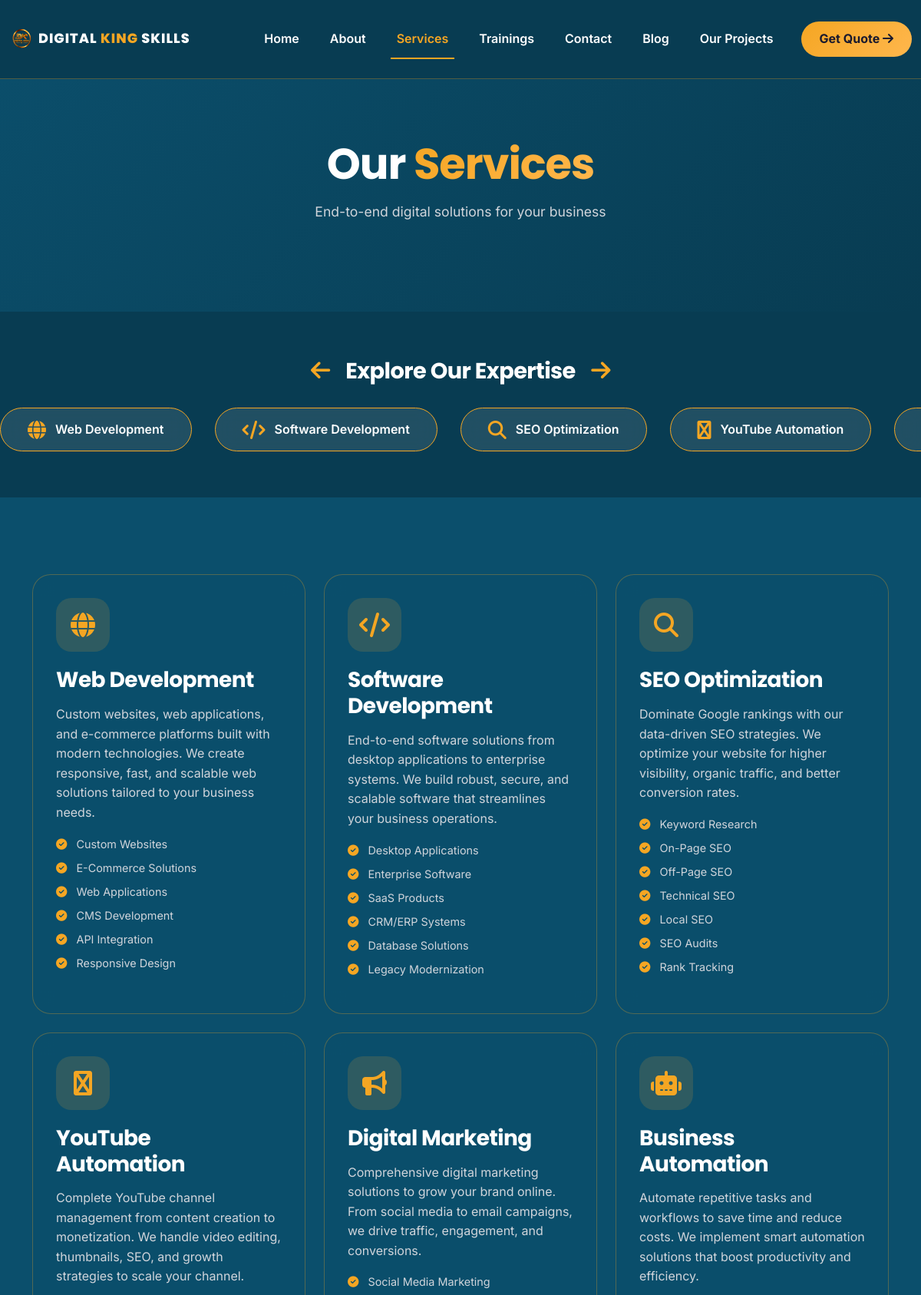
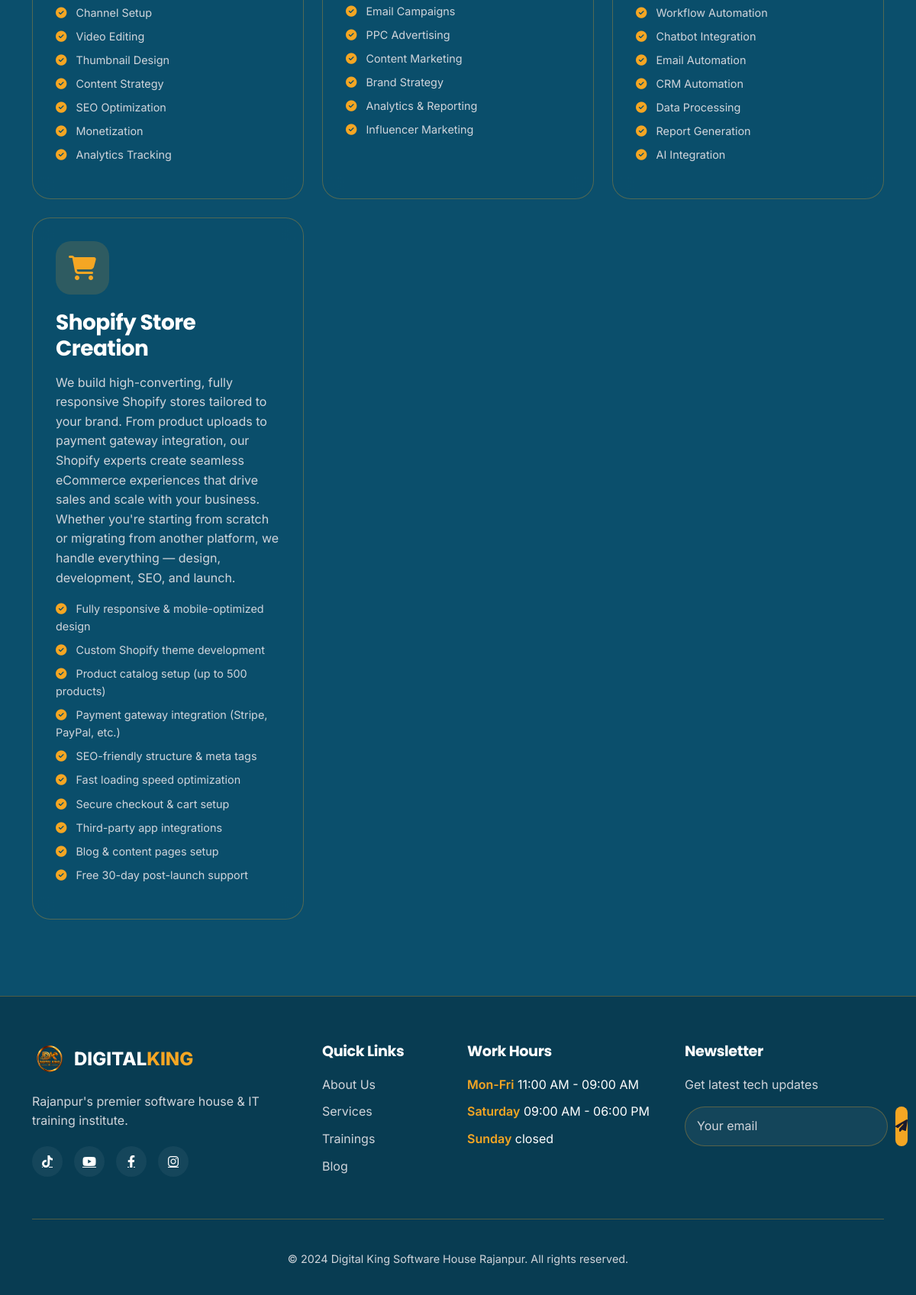
Page /services/ on the committed database (2 pictures, top to bottom).
### apps/main/models.py (models this page shows, shortened)
class Service(models.Model):
    title = models.CharField(max_length=100)
    description = models.TextField()
    icon = models.CharField(max_length=50, choices=ICON_CHOICES, default='fa-globe')
    features = models.JSONField(default=list, help_text="List of features: ['Feature 1', 'Feature 2']")
    order = models.PositiveIntegerField(default=0)
    is_active = models.BooleanField(default=True)
    show_on_home = models.BooleanField(default=False, help_text="Show this service on home page")
    created_at = models.DateTimeField(auto_now_add=True)
    class Meta:
        ordering = ['order', 'id']
        verbose_name = 'Service'
        verbose_name_plural = 'Services'
    @property
    def feature_list(self):
        if isinstance(self.features, list):
            return self.features
        return []

class SocialLink(models.Model):
    PLATFORM_CHOICES = [
        ('facebook', 'Facebook'),
        ('linkedin', 'LinkedIn'),
        ('instagram', 'Instagram'),
        ('twitter', 'Twitter'),
        ('youtube', 'YouTube'),
        ('tiktok', 'TikTok'),
        ('whatsapp', 'WhatsApp'),
    ]
    platform = models.CharField(max_length=20, choices=PLATFORM_CHOICES)
    url = models.URLField()
    icon = models.CharField(max_length=50, default='fa-facebook-f')
    order = models.PositiveIntegerField(default=0)
    is_active = models.BooleanField(default=True)
    class Meta:
        ordering = ['order']
    @property
    def icon_class(self):
        icon_map = {
            'facebook': 'fab fa-facebook-f',
            'linkedin': 'fab fa-linkedin-in',
            'instagram': 'fab fa-instagram',
            'twitter': 'fab fa-twitter',
            'youtube': 'fab fa-youtube',
            'tiktok': 'fab fa-tiktok',
            'whatsapp': 'fab fa-whatsapp',
        }
        return icon_map.get(self.platform, 'fas fa-link')

class WorkHour(models.Model):
    DAY_CHOICES = [
        ('Mon-Fri', 'Monday - Friday'),
        ('Saturday', 'Saturday'),
        ('Sunday', 'Sunday'),
    ]
    day = models.CharField(max_length=20, choices=DAY_CHOICES, unique=True)
    start_time = models.TimeField()
    end_time = models.TimeField()
    is_closed = models.BooleanField(default=False)
    class Meta:
        ordering = ['id']
        verbose_name = 'Work Hour'
        verbose_name_plural = 'Work Hours'
    @property
    def formatted_hours(self):
        if self.is_closed:
            return "Closed"
        return f"{self.start_time.strftime('%I:%M %p')} - {self.end_time.strftime('%I:%M %p')}"

### apps/main/views.py (the view)
# urls.py: path('services/', views.services, name='services'),
def services(request):
    all_services = Service.objects.filter(is_active=True)
    return render(request, 'services.html', {'services': all_services})

### apps/main/context_processor.py (called while the page is built)
def work_hours(request):
    return {
        'work_hours': WorkHour.objects.all()
    }

def site_settings(request):
    contact_info = ContactInfo.objects.filter(is_active=True).first()
    social_links = SocialLink.objects.filter(is_active=True)
    return {
        'work_hours': WorkHour.objects.all(),
        'contact_info': contact_info,
        'social_links': social_links,
    }

### templates/services.html (shortened to what this page needs)
{% extends "base.html" %}
{% load static %}
{% block content %}
<section class="page-hero">
    <div class="container">
        <h1 data-aos="fade-up">Our <span class="gradient-text">Services</span></h1>
        <p data-aos="fade-up" data-aos-delay="100">End-to-end digital solutions for your business</p>
    </div>
</section>
<section class="horizontal-scroll-section">
    <div class="container-fluid px-0">
        <div class="scroll-title" data-aos="fade-up">
            <h3><i class="fas fa-arrow-left"></i> Explore Our Expertise <i class="fas fa-arrow-right"></i></h3>
        </div>
        <div class="marquee-wrapper">
            <div class="marquee-content">
                {% for service in services %}
                <div class="marquee-card"><i class="fas {{ service.icon }}"></i> {{ service.title }}</div>
                {% endfor %}
            </div>
        </div>
    </div>
</section>
<section class="services-full section-padding">
    <div class="container">
        <div class="row g-4">
            {% for service in services %}
            <div class="col-lg-4 col-md-6" data-aos="fade-up" data-aos-delay="{{ forloop.counter|add:0 }}00">
                <div class="service-card-glass large">
                    <div class="service-icon"><i class="fas {{ service.icon }}"></i></div>
                    <h3>{{ service.title }}</h3>
                    <p>{{ service.description }}</p>
                    {% if service.feature_list %}
                    <ul>
                        {% for feature in service.feature_list %}
                        <li><i class="fas fa-check-circle"></i> {{ feature }}</li>
                        {% endfor %}
                    </ul>
                    {% endif %}
                </div>
            </div>
            {% endfor %}
        </div>
    </div>
</section>
{% endblock %}

### templates/base.html (shortened to what this page needs)
{% load static %}
<!DOCTYPE html>
<html lang="en">
<head>
    <link href="https://cdn.jsdelivr.net/npm/bootstrap@5.3.0/dist/css/bootstrap.min.css" rel="stylesheet">
    <link rel="stylesheet" href="https://cdnjs.cloudflare.com/ajax/libs/font-awesome/6.4.0/css/all.min.css">
    <link href="https://unpkg.com/aos@2.3.1/dist/aos.css" rel="stylesheet">
    <link rel="stylesheet" href="{% static 'css/styles.css' %}">
    <link rel="stylesheet" href="{% static 'css/back-image.css' %}">
    <link rel="stylesheet" href="{% static 'css/login.css' %}">
</head>
<body>
    {% block navbar %}
    <nav class="navbar navbar-expand-lg fixed-top" id="mainNav">
    <div class="container  ">
        <a class="navbar-brand" href="{% url 'home' %}">
            <div class="logo-wrapper">
                <img src="{% static 'images/logo4.png' %}" alt="Digital King Logo" class="logo-img" style="border-radius: 12px;">
                <span class="brand-text">DIGITAL <span class="brand-highlight">KING</span> SKILLS</span>
            </div>
        </a>
        <div class="collapse navbar-collapse d-none d-lg-flex" id="navbarNav">
            <ul class="navbar-nav ms-auto">
                <li class="nav-item"><a class="nav-link {% if request.resolver_match.url_name == 'home' %}active{% endif %}" href="{% url 'home' %}">Home</a></li>
                <li class="nav-item"><a class="nav-link {% if request.resolver_match.url_name == 'about' %}active{% endif %}" href="{% url 'about' %}">About</a></li>
                <li class="nav-item"><a class="nav-link {% if request.resolver_match.url_name == 'services' %}active{% endif %}" href="{% url 'services' %}">Services</a></li>
                <li class="nav-item"><a class="nav-link {% if request.resolver_match.url_name == 'training' %}active{% endif %}" href="{% url 'training' %}">Trainings</a></li>
                <li class="nav-item"><a class="nav-link {% if request.resolver_match.url_name == 'contact' %}active{% endif %}" href="{% url 'contact' %}">Contact</a></li>
                <li class="nav-item"><a class="nav-link {% if request.resolver_match.url_name == 'blog' %}active{% endif %}" href="{% url 'blog' %}">Blog</a></li>
                <li class="nav-item"><a class="nav-link {% if request.resolver_match.url_name == 'projects' %}active{% endif %}" href="{% url 'projects' %}">Our Projects</a></li>
            </ul>
            <a href="{% url 'contact' %}" class="btn-glow ms-lg-3">Get Quote <i class="fas fa-arrow-right"></i></a>
        </div>
    </div>
</nav>
    {% endblock %}
    {% block content %}{% endblock %}
    {% block footer %}
    <footer class="footer">
        <div class="container">
            <div class="row g-4">
                <div class="col-lg-4">
                    <div class="footer-logo">
                         <img src="{% static 'images/logo4.png' %}" alt="Logo" style="border-radius: 10px; height: 45px;">
                        <span>DIGITAL<span>KING</span></span>
                    </div>
                    <p>Rajanpur's premier software house & IT training institute.</p>
<div class="social-links">
    {% for link in social_links %}
        <a href="{{ link.url }}" target="_blank" title="{{ link.platform|title }}">
            <i class="{{ link.icon_class }}"></i>
        </a>
    {% empty %}
        <a href="#"><i class="fab fa-facebook-f"></i></a>
        <a href="#"><i class="fab fa-linkedin-in"></i></a>
        <a href="#"><i class="fab fa-instagram"></i></a>
        <a href="#"><i class="fab fa-twitter"></i></a>
    {% endfor %}
</div>
                </div>
                <div class="col-lg-2 col-md-6">
                    <h4>Quick Links</h4>
                    <ul>
                        <li><a href="{% url 'about' %}">About Us</a></li>
                        <li><a href="{% url 'services' %}">Services</a></li>
                        <li><a href="{% url 'training' %}">Trainings</a></li>
                        <li><a href="{% url 'blog' %}">Blog</a></li>
                    </ul>
                </div>
                <div class="col-lg-3 col-md-6">
                    <h4>Work Hours</h4>
                    <ul class="hours-list">
                       {% for wh in work_hours %}
                        <li><span>{{wh.day}}</span>
                             {% if wh.is_closed %}
                             closed
                             {% else %}
                             {{wh.formatted_hours}}
                             {% endif %}
                            </li>
                         {% empty %}
                      <li><span>Mon-Fri:</span> 9:00 AM - 8:00 PM</li>
                       <li><span>Saturday:</span> 10:00 AM - 4:00 PM</li>
                       <li><span>Sunday:</span> Closed</li>
                 {% endfor %}
                    </ul>
                </div>
                <div class="col-lg-3">
                    <h4>Newsletter</h4>
                    <p>Get latest tech updates</p>
                    <div class="newsletter-form">
                        <input type="email" placeholder="Your email">
                        <button><i class="fas fa-paper-plane"></i></button>
                    </div>
                </div>
            </div>
            <div class="footer-bottom">
                <p>&copy; 2024 Digital King Software House Rajanpur. All rights reserved.</p>
            </div>
        </div>
    </footer>
    {% endblock %}
</body>
</html>

### static/css/login.css (style rules this page uses)
.logo-img { height: 45px; width: auto; }

### templates/base.html (style rules this page uses)
html, body { overflow-x: hidden !important; max-width: 100vw; }
#mainNav > .container, #mainNav > .container-fluid { display: flex !important; flex-wrap: nowrap !important; justify-content: space-between !important; align-items: center !important; padding: 8px 12px !important; max-width: 100% !important; width: 100% !important; position: relative !important; }
#mainNav .navbar-brand { display: flex !important; align-items: center !important; margin: 0 !important; padding: 0 !important; width: auto !important; max-width: none !important; flex: 0 0 auto !important; min-width: 0 !important; }
#mainNav .logo-wrapper { display: flex !important; align-items: center !important; gap: 6px !important; min-width: 0 !important; width: auto !important; }
#mainNav .logo-img, #mainNav .navbar-brand img { height: 32px !important; width: auto !important; flex-shrink: 0 !important; display: block !important; border-radius: 8px !important; }
#mainNav .brand-text { font-weight: 800 !important; white-space: nowrap !important; display: inline-block !important; line-height: 1.2 !important; color: var(--text-white) !important; vertical-align: middle !important; max-width: none !important; overflow: visible !important; text-overflow: clip !important; }
#mainNav .brand-highlight { color: var(--gold-primary) !important; }
@media (min-width: 1200px) { #mainNav .brand-text { font-size: 1.1rem !important; } }
body:not(.home-page) #mainNav { background: var(--teal-dark) !important; border-bottom: 1px solid var(--glass-border); }

### rows in the picture
Service: title "Web Development", description "Custom websites, web applications, and e-commerce platforms built with modern technologies. We create responsive, fast, and scalable web solutions tailored to your business needs.", feature_list "Custom Websites" "E-Commerce Solutions" "Web Applications" "CMS Development" "API Integration" "Responsive Design"
Service: title "Software Development", description "End-to-end software solutions from desktop applications to enterprise systems. We build robust, secure, and scalable software that streamlines your business operations.", feature_list "Desktop Applications" "Enterprise Software" "SaaS Products" "CRM/ERP Systems" "Database Solutions" "Legacy Modernization"
Service: title "SEO Optimization", description "Dominate Google rankings with our data-driven SEO strategies. We optimize your website for higher visibility, organic traffic, and better conversion rates.", feature_list "Keyword Research" "On-Page SEO" "Off-Page SEO" "Technical SEO" "Local SEO" "SEO Audits" "Rank Tracking"
Service: title "YouTube Automation", description "Complete YouTube channel management from content creation to monetization. We handle video editing, thumbnails, SEO, and growth strategies to scale your channel.", feature_list "Channel Setup" "Video Editing" "Thumbnail Design" "Content Strategy" "SEO Optimization" "Monetization" "Analytics Tracking"
Service: title "Digital Marketing", description "Comprehensive digital marketing solutions to grow your brand online. From social media to email campaigns, we drive traffic, engagement, and conversions.", feature_list "Social Media Marketing" "Email Campaigns" "PPC Advertising" "Content Marketing" "Brand Strategy" "Analytics & Reporting" "Influencer Marketing"
Service: title "Business Automation", description "Automate repetitive tasks and workflows to save time and reduce costs. We implement smart automation solutions that boost productivity and efficiency.", feature_list "Workflow Automation" "Chatbot Integration" "Email Automation" "CRM Automation" "Data Processing" "Report Generation" "AI Integration"
Service: title "Shopify Store Creation", description "We build high-converting, fully responsive Shopify stores tailored to your brand. From product uploads to payment gateway integration, our Shopify experts create seamless eCommerce experiences that drive sales and scale with your business. Whether you're starting from scratch or migrating from another platform, we handle everything — design, development, SEO, and launch.", feature_list "Fully responsive & mobile-optimized design" "Custom Shopify theme development" "Product catalog setup (up to 500 products)" "Payment gateway integration (Stripe, PayPal, etc.)" "SEO-friendly structure & meta tags" "Fast loading speed optimization" "Secure checkout & cart setup" "Third-party app integrations" "Blog & content pages setup" "Free 30-day post-launch support"
WorkHour: day "Mon-Fri", formatted_hours "11:00 AM - 09:00 AM"
WorkHour: day "Saturday", formatted_hours "09:00 AM - 06:00 PM"
WorkHour: day "Sunday", is_closed "closed"
